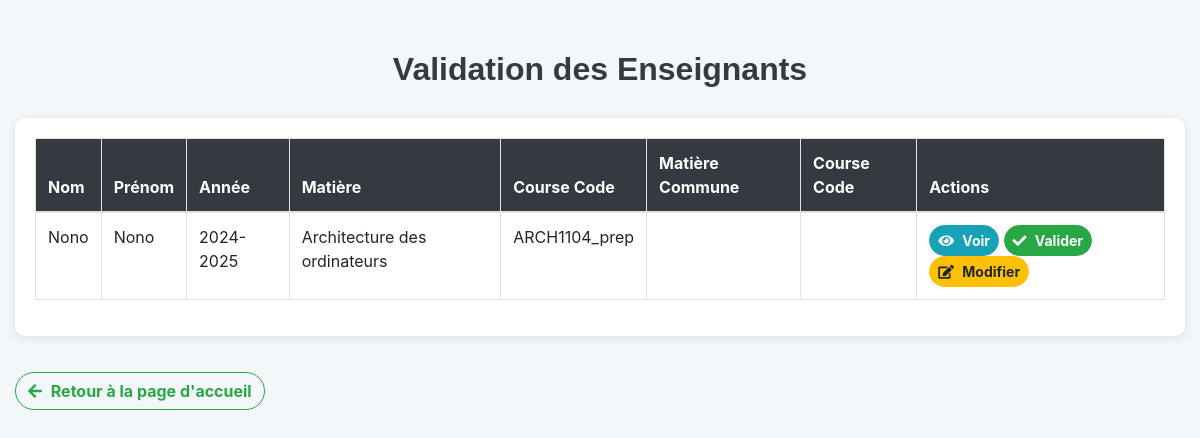
The app's page /choix/admin/valide.php (signed in) with its own data.
### tables this page shows
CREATE TABLE `profile_enseignant` (
  `id_profile_enseignant` int(11) NOT NULL,
  `id_enseignant` int(11) DEFAULT NULL,
  `id_annee` int(11) DEFAULT NULL,
  `id_matiere` int(11) DEFAULT NULL,
  `id_matiere_commune` int(11) DEFAULT NULL,
  `validated` tinyint(1) DEFAULT 0,
  `date_creation` timestamp NOT NULL DEFAULT current_timestamp(),
  `new_entry` tinyint(1) DEFAULT 1
);

CREATE TABLE `enseignants` (
  `id_enseignant` int(11) NOT NULL,
  `firstName_enseignant` varchar(50) NOT NULL,
  `lastName_enseignant` varchar(50) NOT NULL,
  `password` varchar(255) NOT NULL,
  `date_creation` timestamp NOT NULL DEFAULT current_timestamp()
);

CREATE TABLE `annees` (
  `id_annee` int(11) NOT NULL,
  `annee` varchar(9) NOT NULL
);

CREATE TABLE `matieres` (
  `id_matiere` int(11) NOT NULL,
  `nom_matiere` varchar(100) NOT NULL,
  `courseCode` varchar(52) NOT NULL,
  `id_filiere` int(11) DEFAULT NULL,
  `id_semestre` int(11) DEFAULT NULL,
  `id_niveau` int(11) DEFAULT NULL
);

### choix/admin/valide.php (the view, shortened to what this page needs)
<?php
$conn = getDbConnection();
function fetchEnseignantsProfiles($conn) {
    $sql = "SELECT pe.id_profile_enseignant, e.id_enseignant, e.firstName_enseignant, e.lastName_enseignant,
                   a.annee, m.nom_matiere, m.courseCode AS matiere_code,
                   mc.nom_matiere_commune, mc.courseCode AS matiere_commune_code,
                   pe.validated, pe.date_creation
            FROM enseignants e
            JOIN profile_enseignant pe ON e.id_enseignant = pe.id_enseignant
            LEFT JOIN matieres m ON pe.id_matiere = m.id_matiere
            LEFT JOIN matieres_communes mc ON pe.id_matiere_commune = mc.id_matiere_commune
            LEFT JOIN annees a ON pe.id_annee = a.id_annee
            WHERE pe.validated = 0
            ORDER BY pe.date_creation DESC";
    $result = $conn->query($sql);
    if ($result->num_rows > 0) {
        return $result;
    }
    return null;
}
$enseignantsProfiles = fetchEnseignantsProfiles($conn);
?>
<!DOCTYPE html>
<html lang="fr">
<head>
    <link rel="stylesheet" href="https://stackpath.bootstrapcdn.com/bootstrap/4.5.2/css/bootstrap.min.css">
    <link rel="stylesheet" href="https://cdnjs.cloudflare.com/ajax/libs/font-awesome/5.15.4/css/all.min.css">
</head>
<body>
<div class="container">
    <h2>Validation des Enseignants</h2>
    <div class="table-card">
        <div class="table-responsive">
            <table class="table table-bordered">
                <thead>
                <tr>
                    <th>Nom</th>
                    <th>Prénom</th>
                    <th>Année</th>
                    <th>Matière</th>
                    <th>Course Code</th>
                    <th>Matière Commune</th>
                    <th>Course Code</th>
                    <th>Actions</th>
                </tr>
                </thead>
                <tbody>
                <?php if ($enseignantsProfiles): ?>
                    <?php while ($row = $enseignantsProfiles->fetch_assoc()): ?>
                        <tr>
                            <td><?= htmlspecialchars($row['lastName_enseignant']); ?></td>
                            <td><?= htmlspecialchars($row['firstName_enseignant']); ?></td>
                            <td><?= htmlspecialchars($row['annee']); ?></td>
                            <td><?= htmlspecialchars($row['nom_matiere']); ?></td>
                            <td><?= htmlspecialchars($row['matiere_code']); ?></td>
                            <td><?= htmlspecialchars($row['nom_matiere_commune']); ?></td>
                            <td><?= htmlspecialchars($row['matiere_commune_code']); ?></td>
                            <td>
                                <a href="view_enseignant.php?id=<?= $row['id_enseignant']; ?>" class="btn btn-info btn-sm">
                                    <i class="fas fa-eye"></i> Voir
                                </a>
                                <form action="valide.php" method="post" style="display:inline;">
                                    <button type="submit" name="validate" class="btn btn-success btn-sm">
                                        <i class="fas fa-check"></i> Valider
                                    </button>
                                </form>
                                <a href="edit_enseignant.php?id=<?= $row['id_enseignant']; ?>" class="btn btn-warning btn-sm">
                                    <i class="fas fa-edit"></i> Modifier
                                </a>
                            </td>
                        </tr>
                    <?php endwhile; ?>
                <?php else: ?>
                    <tr>
                        <td colspan="8" class="text-center">Aucun enseignant en attente de validation.</td>
                    </tr>
                <?php endif; ?>
                </tbody>
            </table>
        </div>
    </div>
    <button type="button" class="btn btn-outline-success mt-3">
        <i class="fas fa-arrow-left"></i> <a href="admin-dashboard.php">Retour à la page d'accueil</a>
    </button>
</div>
</body>
</html>

### choix/admin/valide.php (style rules this page uses)
body { background-color: #f4f7f9; }
.container { max-width: 1200px; margin-top: 50px; }
h2 { font-family: 'Arial', sans-serif; text-align: center; margin-bottom: 30px; font-weight: bold; color: #343a40; }
.table-card { background: #ffffff; border-radius: 10px; box-shadow: 0 2px 10px rgba(0, 0, 0, 0.1); padding: 20px; margin-bottom: 20px; }
.table thead th { background-color: #343a40; color: white; }
.btn-outline-success a, .btn-outline-success a:visited { color: #28a745; text-decoration: none; }
.btn-info, .btn-success, .btn-warning, .btn-outline-success { border-radius: 20px; font-weight: bold; }
.btn i { margin-right: 5px; }

### records on screen
profile_enseignant: id_enseignant.lastName_enseignant "Nono", id_enseignant.firstName_enseignant "Nono", id_annee.annee "2024-2025", id_matiere.nom_matiere "Architecture des ordinateurs", id_matiere.courseCode "ARCH1104_prep"
